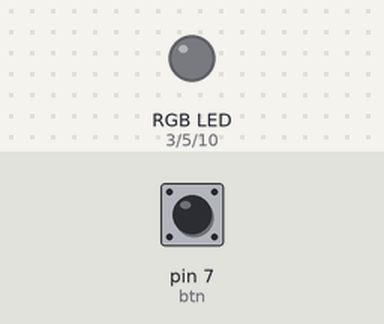
Recording of a sketch running on a simulated Arduino Uno, built with avr-gcc and run on an emulated ATmega328P. Parts: an RGB LED mixed from three pins (HIGH = lit). Inputs (shaded band) come from the test bench; at power-on: pin 7 (btn) LOW.

Above: at 1.2 s.
1.3 s: pin 7 (btn) pulled HIGH for 0.15 s
At 2.4 s:
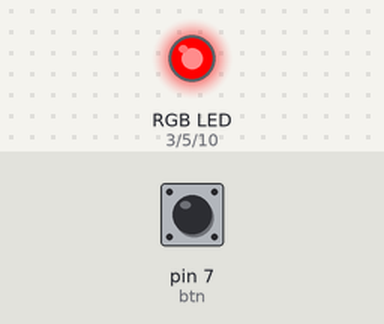
2.9 s: pin 7 (btn) pulled HIGH for 1 s
At 4.8 s:
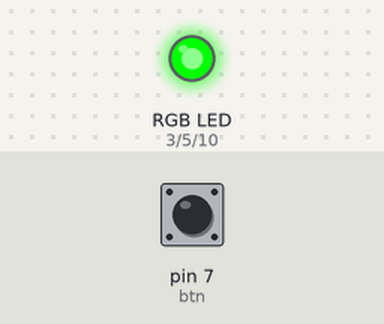
5.4 s: pin 7 (btn) pulled HIGH for 0.15 s
At 6.7 s:
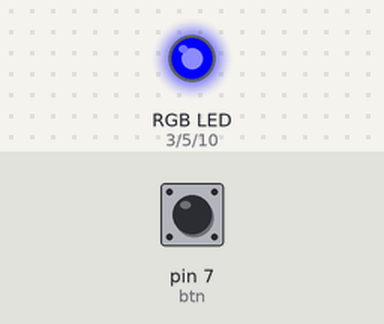
7.0 s: pin 7 (btn) pulled HIGH for 3.2 s
At 10.8 s:
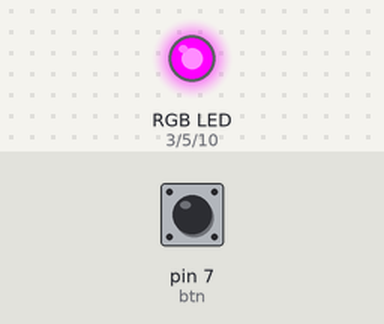
11.7 s: pin 7 (btn) pulled HIGH for 0.15 s
At 12.7 s:
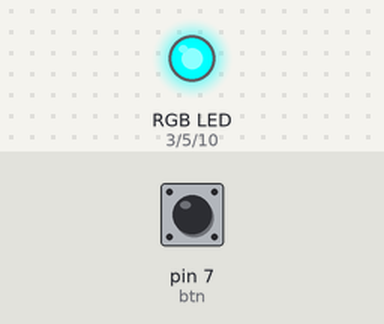
13.3 s: pin 7 (btn) pulled HIGH for 1 s
At 15.2 s:
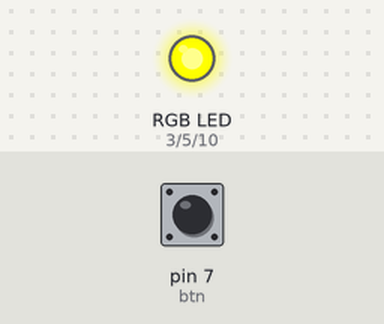
Timing chart, 0 to 16.7 s (numbered marks = the images above; inputs shaded):
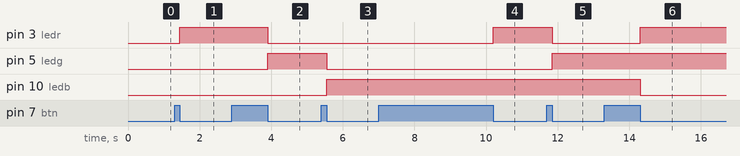

Measured:
- after the input at 1.3 s, pin 3 (ledr): LOW → HIGH after 0.15 s
- after the input at 2.9 s, pin 3 (ledr): HIGH → LOW after 1.0 s; pin 5 (ledg): LOW → HIGH after 1.0 s
- after the input at 5.4 s, pin 5 (ledg): HIGH → LOW after 0.15 s; pin 10 (ledb): LOW → HIGH after 0.15 s
- after the input at 7.0 s, pin 3 (ledr): LOW → HIGH after 3.2 s
- after the input at 11.7 s, pin 3 (ledr): HIGH → LOW after 0.15 s; pin 5 (ledg): LOW → HIGH after 0.15 s
- after the input at 13.3 s, pin 3 (ledr): LOW → HIGH after 1.0 s; pin 10 (ledb): HIGH → LOW after 1.0 s

The sketch:

aula08.ino
```cpp
//exercicio led rgb e modulo


#define btn 7
#define ledr 3
#define ledg 5
#define ledb 10
#define maximo 7

int btnpress=0;
int btnliberado=0;
int ciclo=0;

//faz a definicoes das cores
void vermelho(){
  digitalWrite(ledr,HIGH);
  digitalWrite(ledg,LOW);
  digitalWrite(ledb,LOW);
}
void azul(){
  digitalWrite(ledr,LOW);
  digitalWrite(ledg,LOW);
  digitalWrite(ledb,HIGH);
}
void verde(){
  digitalWrite(ledr,LOW);
  digitalWrite(ledg,HIGH);
  digitalWrite(ledb,LOW);
}
void magenta(){
  digitalWrite(ledr,HIGH);
  digitalWrite(ledg,HIGH);
  digitalWrite(ledb,LOW);
}
void ciano(){
  digitalWrite(ledr,LOW);
  digitalWrite(ledg,HIGH);
  digitalWrite(ledb,HIGH);
}
void amarelo(){
  digitalWrite(ledr,HIGH);
  digitalWrite(ledg,LOW);
  digitalWrite(ledb,HIGH);
}
//3 high temos a cor branca., era pra ser preto

//muda a cor do led
void muda_estado(){
  if(ciclo==0){
    vermelho();
  }else if(ciclo==1){
    verde();
  }else if(ciclo==2){
    azul();
  }else if(ciclo==3){
    amarelo();
  }else if(ciclo==4){
    ciano();
  }else if(ciclo==5){
    magenta();
  }
  ciclo++;
  //se o ciclo chegou ao maximo ele volta para zero
  if(ciclo > maximo -1){
    ciclo=0;
  }

}

//define se o botao foi clicado
void clicado(){
  if(digitalRead(btn)==HIGH){
    btnpress=1;
    btnliberado=0;
  }
  else{
    btnliberado=1;
  }
  if(btnpress==1 && btnliberado==1){
    muda_estado();
    btnpress=0;
    btnliberado=0;
  }
 }


void setup() {
  pinMode(ledr,OUTPUT);
  pinMode(ledg,OUTPUT);
  pinMode(ledb,OUTPUT);
  pinMode(btn,INPUT);
}

void loop() {
  // put your main code here, to run repeatedly:
  clicado();
}
```
